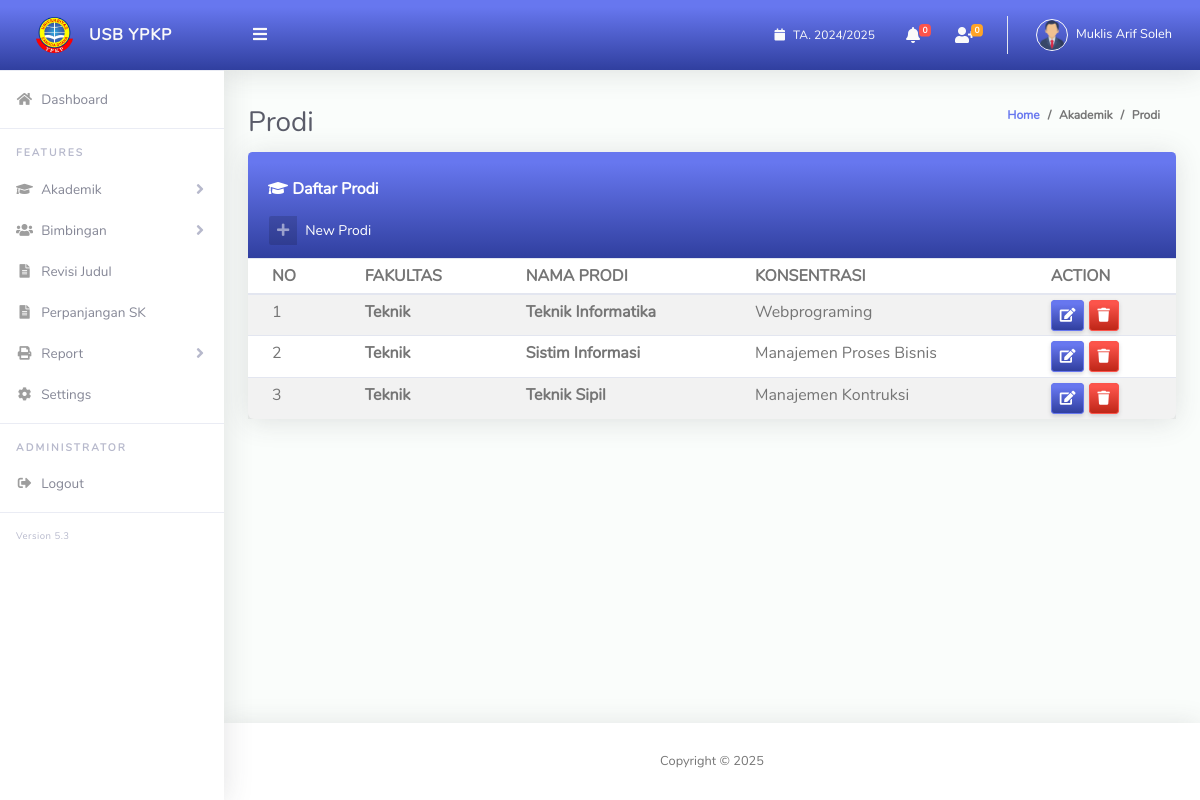
The app's page /web-admin/?pages=prodi (signed in) with its own data.
### tables this page shows
CREATE TABLE `tm_periode` (
  `periode_id` int(11) NOT NULL,
  `th_periode` varchar(20) DEFAULT NULL,
  `stt_periode` varchar(3) DEFAULT NULL
);

CREATE TABLE `tm_prodi` (
  `prodi_id` int(11) NOT NULL,
  `fakultas_id` int(11) NOT NULL,
  `prodi` varchar(255) NOT NULL,
  `konsen` varchar(255) NOT NULL
);

CREATE TABLE `tm_fakultas` (
  `fakultas_id` int(11) NOT NULL,
  `fakultas` varchar(255) NOT NULL
);

### web-admin/pages/akademik/data_prodi.php (the view, shortened to what this page needs)
  <div class="d-sm-flex align-items-center justify-content-between">
  <h1 class="h3 mb-0 text-gray-800">Prodi</h1>
  <ol class="breadcrumb">
  <li class="breadcrumb-item"><a href="./">Home</a></li>
  <li class="breadcrumb-item">Akademik</li>
  <li class="breadcrumb-item active" aria-current="page">Prodi</li>
  </ol>
  </div>
<div class="row">
            <div class="col-lg-12 mb-4">
              <div class="card">
                <div class="card-header bg-gradient-primary text-white">
                  <h6 class="mt-3 font-weight-bold"><i class="fa fa-graduation-cap"></i> Daftar Prodi</h6>
                  <a href="#" data-toggle="modal"
                    data-target="#modalAdd" id="#modalAdd" class="btn btn-default text-white btn-sm btn-icon-split mt-2">
                    <span class="icon text-white-50">
                      <i class="fas fa-plus"></i>
                    </span>
                    <span class="text">New Prodi</span>
                  </a>
                </div>
                <div class="table-responsive">
                  <table class="table table-striped table-hover table-sm align-items-center table-flush">
                    <thead class="table-flush">
                      <tr style="text-transform: uppercase;">
                        <th>No</th>
                        <th>Fakultas</th>
                        <th>Nama Prodi</th>
                        <th>Konsentrasi</th>
                        <th>Action</th>
                      </tr>
                    </thead>
                    <tbody>
                      <?php
                      $no=1;
                      $sql = mysqli_query($con,"SELECT * FROM tm_prodi
                       JOIN tm_fakultas ON tm_prodi.fakultas_id=tm_fakultas.fakultas_id
                      ORDER BY prodi_id  ASC");
                      foreach ($sql as $d) {?>
                      <tr>
                        <td><?=$no++?></td>
                        <td><b><?=$d['fakultas'] ?></b></td>
                        <td><b><?=$d['prodi'] ?></b></td>
                        <td><?=$d['konsen'] ?></td>
                          <td>
                          <a href="#" data-toggle="modal" data-target="#modalEdit<?= $d['prodi_id'] ?>" class="btn btn-primary bg-gradient-primary btn-sm">
                          <i class="fas fa-edit"></i>
                          </a>
                          <a href="?pages=prodi&id=<?= $d['prodi_id'] ?>" onclick="return confirm ('Apakah Yakin ?')" class="btn btn-danger bg-gradient-danger btn-sm"><i class="fa fa-trash"></i></a>
                          </td>
                      </tr>
                    <?php } ?>
                    </tbody>
                  </table>
                </div>
                 </div>
                  </div>
                   </div>

### web-admin/index.php (shortened to what this page needs)
<?php
if (isset($_SESSION['ADMIN_SESS'])) {
  include '../config/databases.php';
  $userID = intval($_SESSION['ADMIN_SESS']);
  $user   = mysqli_fetch_assoc(mysqli_query($con, "SELECT `id`,`username`,`password`,`nama_admin`,`img` FROM tb_admin WHERE `id`='{$userID}' AND status='Y' "));
  $tp = mysqli_fetch_assoc(mysqli_query($con, "SELECT periode_id,th_periode FROM tm_periode WHERE stt_periode='on' "));
  $new_user = mysqli_query($con, "SELECT tb_mhs.nama,tb_mhs.fotomhs,tb_mhs.create_at FROM tb_mhs WHERE status_akun='new' ORDER BY id_mhs DESC LIMIT 5 ");
  $new_judul = mysqli_query($con, "SELECT tb_mhs.id_mhs,tb_mhs.nama,tb_mhs.fotomhs,pengajuan.pengajuan_id,pengajuan.tgl_pengajuan,pengajuan.judul FROM pengajuan JOIN tb_mhs ON pengajuan.id_mhs=tb_mhs.id_mhs WHERE disetujui_kajur='new'  ORDER BY pengajuan_id DESC LIMIT 6");
  ?>
  <!DOCTYPE html>
  <html lang="en">
  <head>
    <link href="../apl/vendor/fontawesome-free/css/all.min.css" rel="stylesheet" type="text/css">
    <link href="../apl/vendor/bootstrap/css/bootstrap.min.css" rel="stylesheet" type="text/css">
    <link href="../apl/vendor/datatables/dataTables.bootstrap4.min.css" rel="stylesheet">
    <link href="../apl/vendor/select2/dist/css/select2.min.css" rel="stylesheet" type="text/css">
    <link href="../apl/css/admin.min.css" rel="stylesheet">
</head>
<body id="page-top">
    <div id="wrapper">
        <ul class="navbar-nav sidebar sidebar-light accordion" id="accordionSidebar">
            <a class="sidebar-brand bg-gradient-primary d-flex align-items-center justify-content-center" href="./">
                <div class="sidebar-brand-icon">
                    <img src="../logo.png">
                </div>
                <div class="sidebar-brand-text mx-3"><b>USB YPKP</b></div>
            </a>
            <hr class="sidebar-divider my-0">
            <li class="nav-item">
                <a class="nav-link" href="./">
                    <i class="fas fa-fw fa-home"></i>
                    <span>Dashboard</span></a>
                </li>
                <hr class="sidebar-divider">
                <div class="sidebar-heading">
                    Features
                </div>
                <li class="nav-item">
                    <a class="nav-link collapsed" href="#" data-toggle="collapse" data-target="#collapseBootstrap"
                    aria-expanded="true" aria-controls="collapseBootstrap">
                    <i class="fa fa-fw fa-graduation-cap"></i>
                    <span>Akademik</span>
                </a>
        </li>
        <li class="nav-item">
            <a class="nav-link collapsed" href="#" data-toggle="collapse" data-target="#collapseForm"
            aria-expanded="true" aria-controls="collapseForm">
            <i class="fa fa-fw fa-users"></i>
            <span> Bimbingan</span>
        </a>
    </li>
    <li class="nav-item">
        <a class="nav-link collapsed" href="?pages=list_judul_revisi">
            <i class="fas fa-fw fa-file-alt"></i>
            <span>Revisi Judul</span>
        </a>
    </li>
    <li class="nav-item">
        <a class="nav-link collapsed" href="?pages=list_perpanjangan_sk">
            <i class="fa fa-fw fa-file-alt"></i>
            <span>Perpanjangan SK</span>
        </a>
    </li>
    <li class="nav-item">
        <a class="nav-link collapsed" href="#" data-toggle="collapse" data-target="#report" aria-expanded="true"
        aria-controls="report">
        <i class="fa fa-fw fa-print"></i>
        <span> Report</span>
    </a>
</li>
<li class="nav-item">
    <a class="nav-link" href="?pages=settings">
        <i class="fas fa-fw fa-cog"></i>
        <span>Settings</span>
    </a>
</li>
<hr class="sidebar-divider">
<div class="sidebar-heading">
    Administrator
</div>
<li class="nav-item">
    <a class="nav-link" href="#" data-toggle="modal" data-target="#logoutModal">
        <i class="fas fa-fw fa-sign-out-alt"></i>
        <span>Logout</span>
    </a>
</li>
<hr class="sidebar-divider">
<div class="version" id="version-ruangadmin"></div>
</ul>
<div id="content-wrapper" class="d-flex flex-column">
    <div id="content">
        <nav class="navbar navbar-expand navbar-light bg-navbar bg-gradient-primary topbar mb-4 static-top">
            <button id="sidebarToggleTop" class="btn btn-link rounded-circle mr-3">
                <i class="fa fa-bars"></i>
            </button>
            <ul class="navbar-nav ml-auto">
                <li class="nav-item dropdown no-arrow">
                    <a class="nav-link" href="?pages=periode" style="font-size: 12px;">
                        <i class="fa fa-calendar mr-2"></i> TA. <?php if (empty($tp)) {
                            echo "Periode Tidak Aktif";
                        } else {
                            echo $tp['th_periode'];
                        }
                        ?>
                    </a>
                </li>
                <li class="nav-item dropdown no-arrow mx-1">
                    <a class="nav-link dropdown-toggle" href="#" id="alertsDropdown" role="button"
                    data-toggle="dropdown" aria-haspopup="true" aria-expanded="false">
                    <i class="fas fa-bell fa-fw"></i>
                    <span class="badge badge-danger badge-counter"><?php $jmlJudulBaru = mysqli_num_rows($new_judul);
                    echo number_format($jmlJudulBaru); ?></span>
                </a>
        </li>
        <li class="nav-item dropdown no-arrow mx-1">
            <a class="nav-link dropdown-toggle" href="#" id="messagesDropdown" role="button"
            data-toggle="dropdown" aria-haspopup="true" aria-expanded="false">
            <i class="fas fa-user-plus fa-fw"></i>
            <span class="badge badge-warning badge-counter"><?php $jmlUserBaru = mysqli_num_rows($new_user);
            echo number_format($jmlUserBaru); ?></span>
        </a>
    </li>
    <li class="nav-item dropdown no-arrow">
        <a class="nav-link dropdown-toggle" href="#" id="userDropdown" role="button"
        data-toggle="dropdown" aria-haspopup="true" aria-expanded="false">
        <img class="img-profile rounded-circle" src="../apl/img/<?= $user['img'] ?>"
        style="max-width: 60px">
        <span class="ml-2 d-none d-lg-inline text-white small"><?= $user['nama_admin'] ?></span>
    </a>
</li>
</ul>
</nav>
<div class="container-fluid" id="container-wrapper">
    <?php
    if (isset($_GET['pages'])) {
      $page = mysqli_escape_string($con, $_GET['pages']);
      if ($page == 'periode') {
        include "pages/akademik/data_periode.php";
    } elseif ($page == 'fakultas') {
        include "pages/akademik/data_fakultas.php";
    }
    elseif ($page == 'prodi') {
        include "pages/akademik/data_prodi.php";
    }
    elseif ($page == 'dosen') {
        include "pages/akademik/data_dosen.php";
    }
    elseif ($page == 'mahasiswa') {
        include "pages/akademik/data_mahasiwa.php";
    }
    elseif ($page == 'list_account') {
        include "pages/news/list_account.php";
    }
    elseif ($page == 'list_judul') {
        include "pages/news/list_judul.php";
    }
    elseif ($page == 'fix_judul') {
        include "pages/pembing/list_fix_judul.php";
    }
    elseif ($page == 'list_pembing') {
        include "pages/pembing/list_pembing.php";
    }
    elseif ($page == 'settings') {
        include "pages/setting.php";
    }
    elseif ($page == 'report') {
        include "pages/report/list_report.php";
    }
    elseif ($page == 'report_sk') {
        include "pages/report/list_report_sk.php";
    }
    elseif ($page == 'list_judul_revisi') {
        include "pages/news/list_judul_revisi.php";
    }
    elseif ($page == 'list_perpanjangan_sk') {
        include "pages/news/list_perpanjangan_sk.php";
    }
    elseif ($page == 'detail_judul_revisi') {
        include "pages/news/detai_judul_revisi.php";
    }
    elseif ($page == 'detail_sk') {
        include "pages/news/detail_perpanjanganSK.php";
    } elseif ($page == '') {
    } else {
        echo 'Opps ! Not Found Pages';
    }
} else {
  include "pages/home.php";
}
?>
</div>
</div>
<footer class="sticky-footer bg-white">
    <div class="container my-auto">
        <div class="copyright text-center my-auto">
            <span>Copyright &copy;
        </span>
    </div>
</div>
</footer>
</div>
</div>
</body>
</html>
<?php
} else {
?> <script>
    alert('Anda Belum Login !!');
    window.location = '../login/';
</script>
<?php
}
?>

### records on screen
tm_periode: th_periode "2024/2025"
tm_prodi: fakultas.fakultas "Teknik", prodi "Teknik Informatika", konsen "Webprograming"
tm_prodi: fakultas.fakultas "Teknik", prodi "Sistim Informasi", konsen "Manajemen Proses Bisnis"
tm_prodi: fakultas.fakultas "Teknik", prodi "Teknik Sipil", konsen "Manajemen Kontruksi"

### other values on screen
$jmlJudulBaru "0"
$jmlUserBaru "0"
$user['nama_admin'] "Muklis Arif Soleh"
